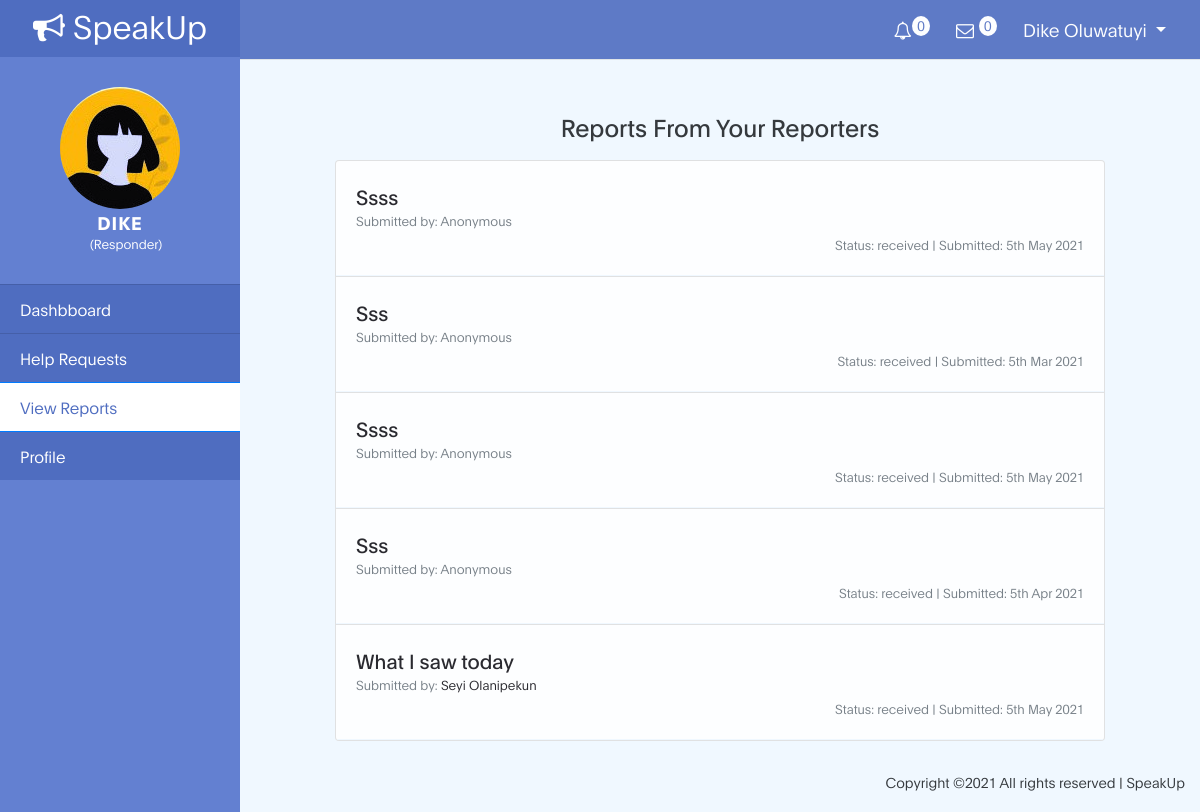
Screenshot of /app/view-reports.php (signed in) with the database file from the repository.
### tables this page shows
CREATE TABLE `users` (
  `user_id` int(11) NOT NULL,
  `user_type` text NOT NULL,
  `assigned` int(11) NOT NULL,
  `lastname` text NOT NULL,
  `firstname` text NOT NULL,
  `email` text NOT NULL,
  `phone` text DEFAULT NULL,
  `gender` text DEFAULT NULL,
  `status` text NOT NULL,
  `badge` text NOT NULL,
  `dob` date DEFAULT NULL,
  `state` text DEFAULT NULL,
  `address` text DEFAULT NULL,
  `occupation` text DEFAULT NULL,
  `organization` text DEFAULT NULL,
  `position` text DEFAULT NULL,
  `cv` varchar(225) DEFAULT NULL,
  `motive` text DEFAULT NULL,
  `password` varchar(225) NOT NULL,
  `date_reg` datetime NOT NULL
);

CREATE TABLE `reports` (
  `report_id` int(11) NOT NULL,
  `user_id` int(11) NOT NULL,
  `responder_id` int(11) NOT NULL,
  `submitted_as` text NOT NULL,
  `title` text NOT NULL,
  `description` text NOT NULL,
  `evidence` varchar(225) NOT NULL,
  `status` text NOT NULL,
  `featured` text NOT NULL,
  `date_added` datetime NOT NULL
);

### functions.php (called while the page is built, shortened)
<?php
function test_input($text){
   $text = trim($text);
   $text = strip_tags($text);
   $text = stripslashes($text);
   return $text;
}
?>

### app/view-reports.php (the view, shortened to what this page needs)
<?php
include_once '../functions.php';
if (isset($_SESSION['user_id']) && isset($_SESSION['user_type'])) {
  $user_id = preg_replace('#[^0-9]#','',$_SESSION['user_id']);
  $user_type = test_input($_SESSION["user_type"]);
  $stmt = $conn->prepare("SELECT lastname, firstname FROM users WHERE user_id = ?");
  $stmt->bind_param("i", $user_id);
  $stmt->execute();
  $stmt->store_result();
  $stmt->bind_result($lastname, $firstname);
}else{
  $_SESSION['msg'] ='You must login first';
  header('location: ../login');
  exit();
}
?>
<!DOCTYPE html>
<html lang="en">
<head>
 <link rel="stylesheet" href="../css/bootstrap.min.css">
 <link rel="stylesheet" href="../css/font-awesome.min.css">
 <link href="../css/bootstrap-sidebar.min.css" rel="stylesheet">
 <link href="../css/app.css" rel="stylesheet">
</head>
<body>
  <div class="d-flex" id="wrapper">
    <div id="sidebar-wrapper">
      <div class="sidebar-heading"><a href="../"> <i class="fa fa-bullhorn"></i> SpeakUp</a></div>
      <div class="round">
        <img class="img-fluid avatar" src="../images/avatar.jpg">
        <h4 class="type"> <?php echo $firstname; ?></h4>
        <small>(<?php echo ucfirst($user_type); ?>)</small>
      </div>
      <div class="list-group list-group-flush">
        <a href="responder" class="list-group-item list-group-item-action">Dashbboard</a>
        <a href="help" class="list-group-item list-group-item-action">Help Requests</a>
        <a href="view-reports" class="list-group-item list-group-item-action active">View Reports</a>
        <a href="#" class="list-group-item list-group-item-action">Profile</a>
      </div>
    </div>
    <div id="page-content-wrapper">
      <?php include_once 'includes/navbar.php'; ?>
      <div class="container-fluid">
        <div class="row">
          <div class="offset-md-1 col-md-10">
            <h3 class="mt-5 mb-3 text-center">Reports From Your Reporters</h3>
            <div class="accordion" id="view-reports">
              <?php
              $stmt = $conn->prepare("SELECT report_id, user_id, submitted_as, title, description, evidence, status, date_added FROM reports WHERE responder_id = ?");
              $stmt->bind_param("i", $user_id);
              $stmt->execute();
              $stmt->store_result();
              $stmt->bind_result($report_id, $reporter_id, $submitted_by, $title, $description, $evidence, $status, $date_added);
              if($stmt->num_rows > 0 ) {
                while($stmt->fetch()){
                  if ($submitted_by != 'anonymous') {
                    $stmt1 = $conn->prepare("SELECT firstname, lastname FROM users WHERE user_id = ?");
                    $stmt1->bind_param("i", $reporter_id);
                    $stmt1->execute();
                    $stmt1->store_result();
                    $stmt1->bind_result($firstname, $lastname);
                    $submitted_by = '<a href="#">'.ucwords($firstname.' '.$lastname).'</a>';
                  }else{
                    $submitted_by = 'Anonymous';
                  } ?>
                  <div class="card report">
                    <div class="card-body preview" id="heading<?php echo $report_id; ?>">
                      <a href="#collapse<?php echo $report_id; ?>" role="button" data-toggle="collapse" aria-expanded="false" aria-controls="collapse<?php echo $report_id; ?>">
                        <h5 class="card-title mb-n1"><?php echo ucfirst($title); ?></h5></a>
                        <small class="card-subtitle mb-3 text-muted">Submitted by: <?php echo $submitted_by; ?></small>
                        <div class="footer">
                          <small class="text-muted">Status: <?php echo $status; ?> | </small>
                          <small class="text-muted">Submitted: <?php echo date('jS M Y ', strtotime($date_added)); ?></small>
                        </div>
                      </div>
                  </div>
                <?php }}else{
                  echo '<div class="card report no-report">
                  <div class="card-body">
                  <p class="card-subtitle p-2 text-center">No report submitted!</p>
                  </div>
                  </div>';
                }
                ?>
              </div>
            </div>
          </div>
        </div>
        <div class="text-right container-fluid">
          <div class="credits">
            Copyright &copy;<script>document.write(new Date().getFullYear());</script> All rights reserved | SpeakUp
          </div>
        </div>
      </div>
    </div>
</body>
</html>

### app/includes/navbar.php (shortened to what this page needs)
<nav class="navbar navbar-expand-lg navbar-lght border-bottom">
  <div class="collapse navbar-collapse" id="navbarSupportedContent">
    <ul class="navbar-nav notification-row ml-auto mt-2 mt-lg-0">
      <li class="nav-item dropdown">
        <a class="nav-link" href="#" id="notificationDropdown" role="button" data-toggle="dropdown" aria-haspopup="true" aria-expanded="false"><i class="fa fa-bell-o"></i><span class="badge" id="unread_notification">0</span></a>
        </li>
      <li class="nav-item dropdown">
        <a class="nav-link" href="#" id="messageDropdown" role="button" data-toggle="dropdown" aria-haspopup="true" aria-expanded="false"><i class="fa fa-envelope-o"></i> <span class="badge" id="unread_message">0</span> </a>
        </li>
      <li class="nav-item dropdown">
        <a class="nav-link dropdown-toggle text-capitalize" href="#" id="navbarDropdown" role="button" data-toggle="dropdown" aria-haspopup="true" aria-expanded="false">
        <?php echo strtolower($firstname.' '.$lastname); ?>
        </a>
      </li>
    </ul>
  </div>
</nav>

### css/app.css (style rules this page uses)
:root { --primary-color: #6380d1; --secondary-color: #f1c111; --white-color: #ffffff; --dark-color: #171819; --featured-bg: #f0f8ff; --menu-bg: #4f6dc0; --title-color: #15141a; --gray-color: #909090; --link-color: #404040; --p-color: #666262; --base-font-family: 'Plain-Light', sans-serif; --title-font-family: 'Plain-Regular', sans-serif; --font-bold-family: 'Plain-Bold', sans-serif; --font-weight-bold: bold; --h1-font-size: 42px; --h2-font-size: 32px; --h3-font-size: 24px; --h4-font-size: 18px; --p-font-size: 18px; --base-font-size: 16px; --menu-font-size: 14px; --last-font-size: 12px; --border-radius-large: 100px; --border-radius-small: 5px; }
body { background: var(--featured-bg); font-family: var(--base-font-family); overflow-x: hidden; }
h1,h2,h3,h4,h5,h6 { font-family: var(--title-font-family); line-height: inherit; }
h3 { font-size: var(--h3-font-size); font-weight: 100; margin-bottom: 0; }
h4 { color: var(--gray-color); font-family: var(--base-font-family); font-size: var(--p-font-size); letter-spacing: 1px; text-transform: uppercase; }
#sidebar-wrapper { min-height: 100vh; margin-left: -15rem; -webkit-transition: margin .25s ease-out; -moz-transition: margin .25s ease-out; -o-transition: margin .25s ease-out; transition: margin .25s ease-out; background: var(--primary-color); }
#sidebar-wrapper .sidebar-heading { text-align: center; margin-top: -3px; padding: 3.5px; background: var(--menu-bg); }
#sidebar-wrapper .sidebar-heading a { background: var(--menu-bg); color: var(--white-color); font-size: var(--h2-font-size); text-decoration: none; }
#sidebar-wrapper .round .type { text-align: center; margin-top: -3px; padding: 3.3px; color: var(--white-color); font-size: var(--h4-font-size); font-family: var(--font-bold-family); margin-bottom: -10px; }
#sidebar-wrapper .round { margin-bottom: 30px!important; }
#sidebar-wrapper .round small { color: var(--white-color); margin-left: 90px; }
#sidebar-wrapper .round .avatar { display: block; margin-left: auto; margin-right: auto; border-radius: 50%; margin-top: 30px; }
#sidebar-wrapper .list-group { width: 15rem; }
#sidebar-wrapper .list-group a { background: var(--menu-bg); color: var(--white-color); }
#sidebar-wrapper .list-group .active { color: var(--menu-bg); background: var(--white-color); }
#page-content-wrapper { min-width: 100vw; background-repeat: no-repeat; background-position: center; opacity: 0.9; }
@media (min-width: 994px) { #sidebar-wrapper .sidebar-heading { padding: 4px 4px 8px 4px; } }
@media (min-width: 768px) { #sidebar-wrapper { margin-left: 0; } }
@media (min-width: 768px) { #page-content-wrapper { min-width: 0; width: 100%; } }
.navbar { background: var(--menu-bg); }
.nav-link { color: var(--white-color); font-size: var(--menu-font-size); margin-right: 10px; }
.notification-row .nav-item .nav-link { font-size: var(--p-font-size); }
.badge { border-radius: 50%; padding: auto; text-align: center; color: var(--menu-bg); background: var(--white-color); top: -8px; vertical-align: top; }
.card .preview { border-bottom: 1px solid var(--featured-bg); }
.card .card-body a { color: var(--title-color); text-decoration: none; }
.card .card-body .footer { text-align: right; }
.credits { margin-top: 30px; font-size: 14px; padding-bottom: 20px; }

### rows the page displays
users: firstname "DIKE", firstname+lastname "Dike Oluwatuyi"
reports: title "Ssss", submitted_as "Anonymous", status "received", date_added "5th May 2021"
reports: title "Sss", submitted_as "Anonymous", status "received", date_added "5th Mar 2021"
reports: title "Ssss", submitted_as "Anonymous", status "received", date_added "5th May 2021"
reports: title "Sss", submitted_as "Anonymous", status "received", date_added "5th Apr 2021"
reports: title "What I saw today", user.lastname "Seyi Olanipekun", status "received", date_added "5th May 2021"

### other values shown
$user_type "Responder"
